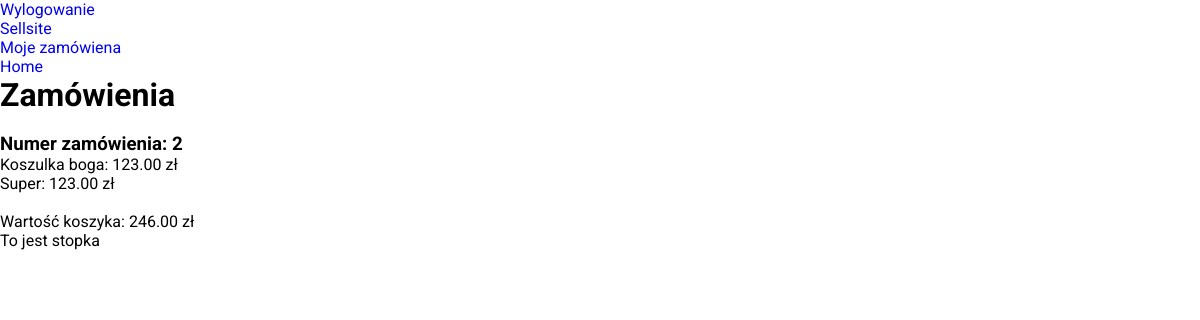
/orders (signed in), run on an earlier commit of the app's database.
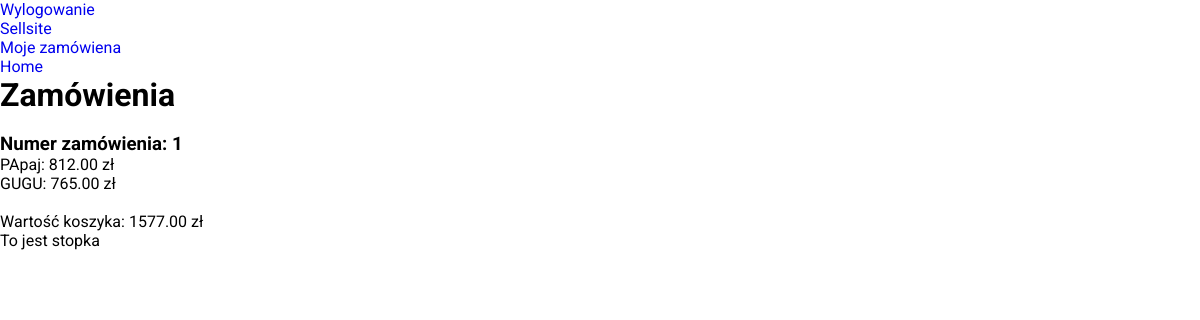
And on a later commit of the database.
### product_store/models.py (models this page shows, shortened)
class Order(models.Model):
    items = models.ManyToManyField(OrderItem)
    date_ordered = models.DateTimeField(auto_now=True)
    owner = models.ForeignKey(Profile, on_delete=models.SET_NULL, null=True )
    def get_sum_cart(self):
        return sum(item.product.price for item in self.items.all())
    def get_cart_items(self):
        return self.items.all()

class OrderItem(models.Model):
    product = models.OneToOneField(Product, on_delete=models.SET_NULL, null=True)
    is_ordered = models.BooleanField(default=False)
    date_ordered = models.DateTimeField(auto_now=True)
    def __str__(self):
        return self.product.title

class Product(models.Model):
    category = models.ForeignKey(
        Category,
        related_name = 'product',
        on_delete = models.CASCADE
        )
    title = models.CharField(max_length = 255)
    description = models.TextField(blank = True)
    image = models.ImageField(
        upload_to = 'product/',
        default = 'front/img/default_img.png',
        )
    price = models.DecimalField(max_digits=6, decimal_places=2)
    in_stock = models.BooleanField(default=True)
    is_active = models.BooleanField(default=True)
    date_created = models.DateTimeField(auto_now_add=True)
    on_sale = models.BooleanField(default=False)
    before_sale = models.DecimalField(max_digits=6, decimal_places=2, default=Decimal(0.00))
    slug = models.SlugField(
        verbose_name = ("safe URL"),
        max_length = 255,
        default = 'URL_'
    )

### product_store/views.py (the view)
# urls.py: path('orders',product_store_views.my_orders, name='orders_page'),
@login_required(login_url='login_page')
def my_orders(request):
    user_profile = Profile.objects.filter(user=request.user).first()
    orders = Order.objects.filter(owner=user_profile)
    for_front={
        'user_orders' : orders
    }
    return render(request,'my_orders.html', for_front)

### templates/my_orders.html (shortened to what this page needs)
{% extends "base_with_navbar.html" %}
{% block content %}
<body>
    <h1>Zamówienia</h1>
    <br>
    {% for order in user_orders %}
        <h3>Numer zamówienia: {{order.id}}</h3>
        {% for items in order.get_cart_items %}
            <p>{{items}}: {{items.product.price}} zł</p>
        {% endfor %}
        <br>
        <p>Wartość koszyka: {{order.get_sum_cart}} zł</p>
    {% endfor %}
</body>
</html>
{% endblock content%}

### templates/base_with_navbar.html (shortened to what this page needs)
<!DOCTYPE html>
<html lang="pl">
  <head>
    {%load static%}
    <link rel="stylesheet" type="text/css" href="{%static 'css/main.css'%}" />
  </head>
    <nav>
      <p><a href="{%url 'logout_page'%}">Wylogowanie</a></p>
      <p><a href="{%url 'sellsite_page'%}">Sellsite</a></p>
      <p><a href="{%url 'orders_page'%}">Moje zamówiena</a></p>
      <p><a href="{%url 'home_page'%}">Home</a></p>
    </nav>
    {% block content %} {% endblock content %}
    <footer>
      To jest stopka
    </footer>
  </head>
</html>

### front/css/main.css (style rules this page uses)
* { margin: 0; padding: 0; box-sizing: border-box; font-family: "Roboto", sans-serif; }
body { min-height: 100vh; }
a { text-decoration: none; }

What changed in the data, as far as the page shows it:
removed Order: id "2", get_sum_cart "246.00"
removed OrderItem: product.title "Koszulka boga", product.price "123.00", shown under "2"
removed OrderItem: product.title "Super", product.price "123.00", shown under "2"
added Order: id "1", get_sum_cart "1577.00"
added OrderItem: product.title "PApaj", product.price "812.00", shown under "1"
added OrderItem: product.title "GUGU", product.price "765.00", shown under "1"
